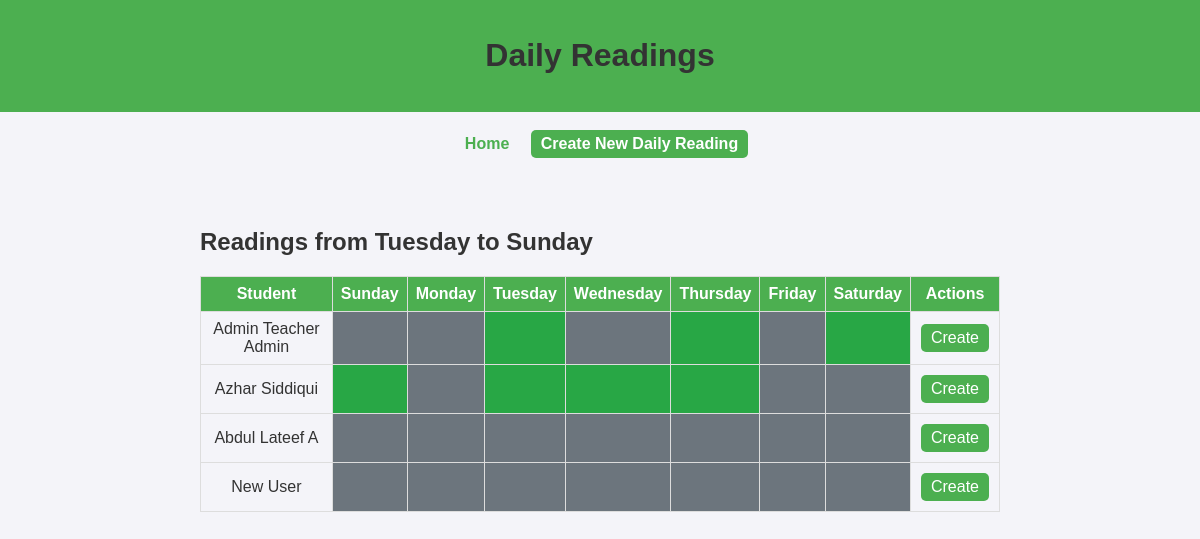
/daily-reading/, run on the app's committed database.
### accounts/models.py (models this page shows, shortened)
class Profile(models.Model):
    ADMIN_TEACHER = 'admin_teacher'
    REGULAR_TEACHER = 'regular_teacher'
    STUDENT = 'student'
    WAITING_LIST = 'waiting_list'
    USER_TYPE_CHOICES = [
        (ADMIN_TEACHER, 'Admin Teacher'),
        (REGULAR_TEACHER, 'Regular Teacher'),
        (STUDENT, 'Student'),
        (WAITING_LIST, 'Waiting List'),
    ]
    user = models.OneToOneField(User, on_delete=models.CASCADE)
    user_type = models.CharField(max_length=20, choices=USER_TYPE_CHOICES, default=WAITING_LIST)
    class_name = models.ForeignKey(ClassName, on_delete=models.SET_NULL, null=True,blank=True, related_name='students')
    class Meta:
        verbose_name = "Profile"
        verbose_name_plural = "Profiles"

### daily_reading/models.py (models this page shows, shortened)
class DailyReading(models.Model):
    student = models.ForeignKey(Profile, on_delete=models.CASCADE, related_name='daily_readings')
    date = models.DateField()
    completed = models.BooleanField(default=False)
    class Meta:
        constraints = [
            models.UniqueConstraint(fields=['student', 'date'], name='unique_student_date')
        ]

### daily_reading/views.py (the view)
# urls.py: path('', DailyReadingListView.as_view(), name='daily_reading_list'),
class DailyReadingListView(ListView):
    model = DailyReading
    template_name = 'daily_reading/daily_reading_list.html'
    context_object_name = 'daily_readings'
    def get_queryset(self):
        today = datetime.today()
        start_date = today - timedelta(days=today.weekday() + 1)  # Last Tuesday
        end_date = start_date + timedelta(days=6)  # Sunday of the same week
        return DailyReading.objects.filter(date__range=[start_date, end_date]).order_by('date', 'student')
    def get_context_data(self, **kwargs):
        context = super().get_context_data(**kwargs)
        today = datetime.today()
        start_date = today - timedelta(days=today.weekday() + 1)  # Last Tuesday
        dates = [start_date + timedelta(days=i) for i in range(7)]
        context['dates'] = dates
        students = Profile.objects.all()
        student_readings = []
        for student in students:
            readings = []
            for date in dates:
                reading = DailyReading.objects.filter(student=student, date=date).first()
                readings.append((date, reading))
            student_readings.append((student, readings))
        context['student_readings'] = student_readings
        return context

### daily_reading/templates/daily_reading/daily_reading_list.html (shortened to what this page needs)
<!DOCTYPE html>
<html lang="en">
<head>
</head>
<body>
    <header>
        <h1>Daily Readings</h1>
    </header>
    <nav>
        <a href="{% url 'daily_reading_list' %}">Home</a>
        <a href="{% url 'daily_reading_create' %}" class="btn">Create New Daily Reading</a>
    </nav>
    <main>
        <h2>Readings from Tuesday to Sunday</h2>
        <table>
            <thead>
                <tr>
                    <th>Student</th>
                    {% for date in dates %}
                        <th>{{ date|date:"l" }}</th>
                    {% endfor %}
                    <th>Actions</th>
                </tr>
            </thead>
            <tbody>
                {% for student, readings in student_readings %}
                    <tr>
                        <td>{{ student.user.get_full_name }}</td>
                        {% for date, reading in readings %}
                            <td class="{% if reading and reading.completed %}completed{% else %}not-completed{% endif %}">
                            </td>
                        {% endfor %}
                        <td>
                            <a href="{% url 'daily_reading_create' %}" class="btn">Create</a>
                        </td>
                    </tr>
                {% endfor %}
            </tbody>
        </table>
    </main>
</body>
</html>

### daily_reading/templates/daily_reading/daily_reading_list.html (style rules this page uses)
body { font-family: Arial, sans-serif; background-color: #f4f4f9; color: #333; margin: 0; padding: 0; }
header { background-color: #4CAF50; color: white; padding: 1em 0; text-align: center; }
nav { text-align: center; margin: 1em 0; }
nav a { margin: 0 15px; text-decoration: none; color: #4CAF50; font-weight: bold; }
main { padding: 2em; max-width: 800px; margin: 0 auto; }
h1 { color: #333; }
table { width: 100%; border-collapse: collapse; margin-top: 1em; }
table, th, td { border: 1px solid #ddd; }
th, td { padding: 0.5em; text-align: center; }
th { background-color: #4CAF50; color: white; }
.completed { background-color: #28a745; color: white; }
.not-completed { background-color: #6c757d; color: white; }
.btn { display: inline-block; padding: 5px 10px; border-radius: 5px; text-decoration: none; color: white; background-color: #4CAF50; margin: 2px; }

### data on the page
Profile: user.get_full_name "Admin Teacher Admin"
DailyReading: completed True (drawn)
DailyReading: completed True (drawn)
DailyReading: completed True (drawn)
Profile: user.get_full_name "Azhar Siddiqui"
DailyReading: completed True (drawn)
DailyReading: completed True (drawn)
DailyReading: completed True (drawn)
DailyReading: completed True (drawn)
Profile: user.get_full_name "Abdul Lateef A"
Profile: user.get_full_name "New User"

### other printed values
{{ date|date:"l" }} "Sunday" "Monday" "Tuesday" "Wednesday" "Thursday" "Friday" "Saturday"
